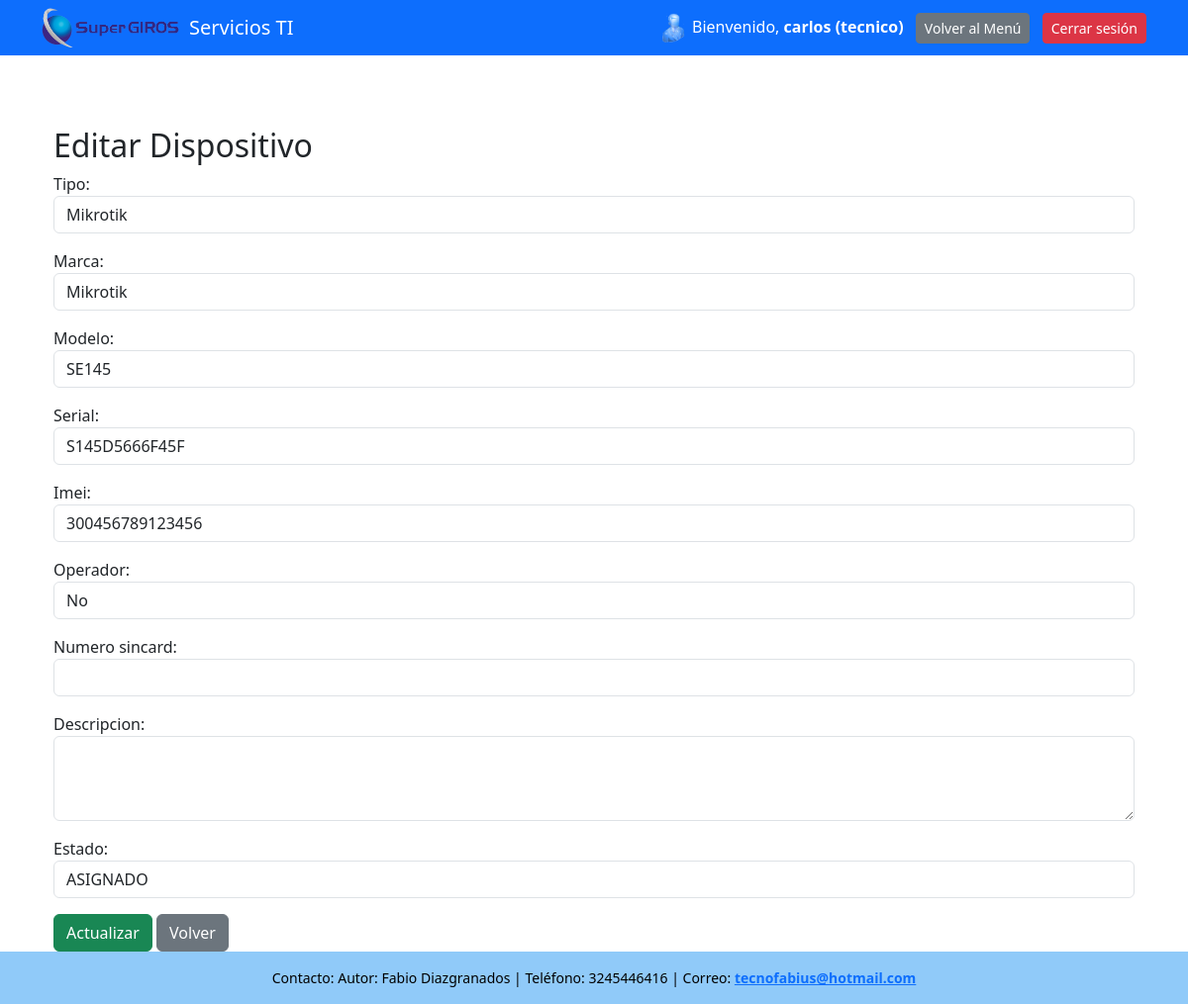
/inventario/editar/2/ (signed in), run on the app's committed database.
### servicios_ti/models.py (models this page shows, shortened)
class Dispositivo(models.Model):
    TIPOS = [
        ('router', 'Router'),
        ('mikrotik', 'Mikrotik'),
        ('switch', 'Switch'),
        ('radio', 'Radio')
    ]
    OPERADOR = [
        ('tigo', 'Tigo'),
        ('claro', 'Claro'),
        ('movistar', 'Movistar'),
        ('no', 'No')
    ]
    ESTADO = [
        ('SIN_ASIGNAR', 'SIN_ASIGNAR'),
        ('ASIGNADO', 'ASIGNADO'),
    ]
    tipo = models.CharField(max_length=100, choices=TIPOS)
    marca = models.CharField(max_length=100)
    modelo = models.CharField(max_length=100)
    serial = models.CharField(max_length=100,unique=True)
    imei = models.CharField(max_length=15, unique=True, null=True, blank=True)
    operador = models.CharField(max_length=100, choices=OPERADOR)
    numero_sincard = models.CharField(max_length=15,null=True, blank=True, unique=True)
    descripcion = models.TextField(null=True, blank=True)
    estado = models.CharField(max_length=100, choices= ESTADO)

### servicios_ti/views.py (the view)
# urls.py: path('inventario/editar/<int:dispositivo_id>/', views.editar_dispositivo, name='editar_dispositivo'),
def editar_dispositivo(request, dispositivo_id):
    if 'usuario_id' not in request.session:
        return redirect('login')
    dispositivo = get_object_or_404(Dispositivo, id=dispositivo_id)
    if request.method == 'POST':
        form = DispositivoForm(request.POST, instance=dispositivo)
        if form.is_valid():
            form.save()
            messages.success(request, 'Dispositivo actualizado correctamente.')
            return redirect('lista_dispositivos')
    else:
        form = DispositivoForm(instance=dispositivo)
    return render(request, 'edit_dispositivo.html', {'form': form, 'dispositivo': dispositivo})

### servicios_ti/forms.py
class DispositivoForm(forms.ModelForm):
    class Meta:
        model = Dispositivo
        fields = '__all__'
        widgets = {
            'tipo': forms.Select(attrs={'class': 'form-control'}),
            'marca': forms.TextInput(attrs={'class': 'form-control'}),
            'modelo': forms.TextInput(attrs={'class': 'form-control'}),
            'serial': forms.TextInput(attrs={'class': 'form-control'}),
            'imei': forms.TextInput(attrs={'class': 'form-control'}),
            'operador': forms.Select(attrs={'class': 'form-control'}),
            'numero_sincard': forms.TextInput(attrs={'class': 'form-control'}),
            'descripcion': forms.Textarea(attrs={'class': 'form-control', 'rows': 3}),
            'estado': forms.Select(attrs={'class': 'form-control'}),
        }

### servicios_ti/templates/edit_dispositivo.html (shortened to what this page needs)
{% extends "base.html" %}
{% block content %}
<div class="container mt-5">
    <h2>Editar Dispositivo</h2>
    <form method="post">
        {{ form.as_p }}
        <button type="submit" class="btn btn-success">Actualizar</button>
        <a href="{% url 'lista_dispositivos' %}" class="btn btn-secondary">Volver</a>
    </form>
</div>
{% endblock %}

### servicios_ti/templates/base.html (style rules this page uses)
html, body { height: 100%; margin: 0; }

### data on the page
Dispositivo: tipo "Mikrotik", marca "Mikrotik", modelo "SE145", serial "S145D5666F45F", imei "300456789123456", operador "No", estado "ASIGNADO"

### other printed values
{{ request.session.usuario_nombre }} "carlos"
{{ request.session.usuario_rol }} "tecnico"
